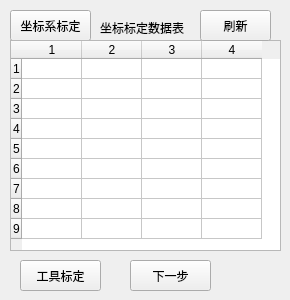
        <widget class="QWidget" name="tab_7">
         <attribute name="title">
          <string>负过渡片</string>
         </attribute>
         <widget class="QPushButton" name="bNsheetCalc">
          <property name="geometry">
           <rect>
            <x>10</x>
            <y>10</y>
            <width>81</width>
            <height>31</height>
           </rect>
          </property>
          <property name="text">
           <string>坐标系标定</string>
          </property>
         </widget>
         <widget class="QTableWidget" name="tableWidgetNs">
          <property name="geometry">
           <rect>
            <x>10</x>
            <y>40</y>
            <width>271</width>
            <height>211</height>
           </rect>
          </property>
          <property name="rowCount">
           <number>9</number>
          </property>
          <property name="columnCount">
           <number>4</number>
          </property>
          <attribute name="horizontalHeaderDefaultSectionSize">
           <number>60</number>
          </attribute>
          <attribute name="verticalHeaderDefaultSectionSize">
           <number>20</number>
          </attribute>
          <row/>
          <row/>
          <row/>
          <row/>
          <row/>
          <row/>
          <row/>
          <row/>
          <row/>
          <column/>
          <column/>
          <column/>
          <column/>
         </widget>
         <widget class="QLabel" name="label_121">
          <property name="geometry">
           <rect>
            <x>100</x>
            <y>20</y>
            <width>91</width>
            <height>16</height>
           </rect>
          </property>
          <property name="text">
           <string>坐标标定数据表</string>
          </property>
         </widget>
         <widget class="QPushButton" name="bNsheetUpdateTable">
          <property name="geometry">
           <rect>
            <x>200</x>
            <y>10</y>
            <width>71</width>
            <height>31</height>
           </rect>
          </property>
          <property name="text">
           <string>刷新</string>
          </property>
         </widget>
         <widget class="QPushButton" name="bNsheetToolCalc">
          <property name="geometry">
           <rect>
            <x>20</x>
            <y>260</y>
            <width>81</width>
            <height>31</height>
           </rect>
          </property>
          <property name="text">
           <string>工具标定</string>
          </property>
         </widget>
         <widget class="QPushButton" name="bNsheetToolCalcNext">
          <property name="geometry">
           <rect>
            <x>130</x>
            <y>260</y>
            <width>81</width>
            <height>31</height>
           </rect>
          </property>
          <property name="text">
           <string>下一步</string>
          </property>
         </widget>
        </widget>
